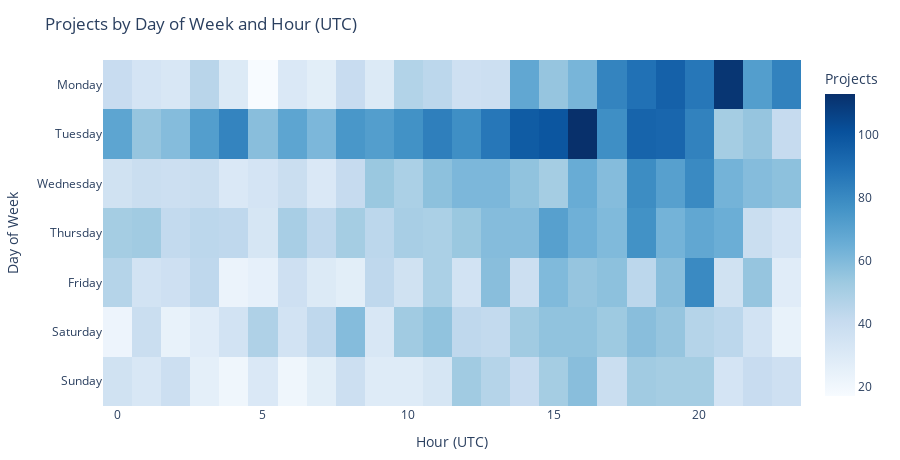

This figure's notebook cell:
### Markdown cell above
## When are projects created?
Heatmap of project counts by day of week and hour (UTC).

### Code cell
ts = None
for cand in ['created_at', 'created_date']:
    if cand in df.columns:
        ts = pd.to_datetime(df[cand], errors='coerce', utc=True)
        break

if ts is None:
    print('No created_at/created_date for heatmap')
else:
    dow = ts.dt.day_name()
    hour = ts.dt.hour

    _counts = (
        pd.DataFrame({'dow': dow, 'hour': hour})
          .dropna()
          .assign(hour=lambda d: pd.to_numeric(d['hour'], errors='coerce').astype('Int64'))
          .dropna()
          .assign(hour=lambda d: d['hour'].astype(int).clip(0, 23))
          .groupby(['dow', 'hour'], observed=False)
          .size()
          .reset_index(name='count')
    )

    dow_order = ['Monday', 'Tuesday', 'Wednesday', 'Thursday', 'Friday', 'Saturday', 'Sunday']
    hour_order = list(range(24))

    pivot = (
        _counts.pivot_table(index='dow', columns='hour', values='count', fill_value=0)
               .reindex(index=dow_order, columns=hour_order, fill_value=0)
    )

    fig = px.imshow(pivot, labels=dict(x='Hour (UTC)', y='Day of Week', color='Projects'),
                    color_continuous_scale='Blues', aspect='auto',
                    title='Projects by Day of Week and Hour (UTC)')
    fig.update_layout(height=max(DEFAULT_HEIGHT + 40, 460), margin=dict(l=60, r=30, t=60, b=40))
    fig.show()

    save_plotly(fig, name='projects_heatmap_dow_hour', description='Heatmap of project creation by day of week and hour (UTC)', friendly_name='Projects heatmap (DOW vs Hour)')

### Figure 1 — Plotly figure (JSON) as saved in the notebook; plotly's stock layout.template omitted (floating-point values rounded to 4 significant figures; data arrays with more than 128 entries replaced by an {"elided": "..."} marker saying what was removed)
{"data": [{"coloraxis": "coloraxis", "hovertemplate": "Hour (UTC): %{x}<br>Day of Week: %{y}<br>Projects: %{z}<extra></extra>", "name": "0", "type": "heatmap", "x": [0, 1, 2, 3, 4, 5, 6, 7, 8, 9, 10, 11, 12, 13, 14, 15, 16, 17, 18, 19, 20, 21, 22, 23], "xaxis": "x", "y": ["Monday", "Tuesday", "Wednesday", "Thursday", "Friday", "Saturday", "Sunday"], "yaxis": "y", "z": {"elided": "7x24 float values"}}], "layout": {"coloraxis": {"colorbar": {"title": {"text": "Projects"}}, "colorscale": [[0, "rgb(247,251,255)"], [0.125, "rgb(222,235,247)"], [0.25, "rgb(198,219,239)"], [0.375, "rgb(158,202,225)"], [0.5, "rgb(107,174,214)"], [0.625, "rgb(66,146,198)"], [0.75, "rgb(33,113,181)"], [0.875, "rgb(8,81,156)"], [1, "rgb(8,48,107)"]]}, "height": 460, "margin": {"b": 40, "l": 60, "r": 30, "t": 60}, "title": {"text": "Projects by Day of Week and Hour (UTC)"}, "xaxis": {"anchor": "y", "domain": [0, 1], "title": {"text": "Hour (UTC)"}}, "yaxis": {"anchor": "x", "autorange": "reversed", "domain": [0, 1], "title": {"text": "Day of Week"}}}}
